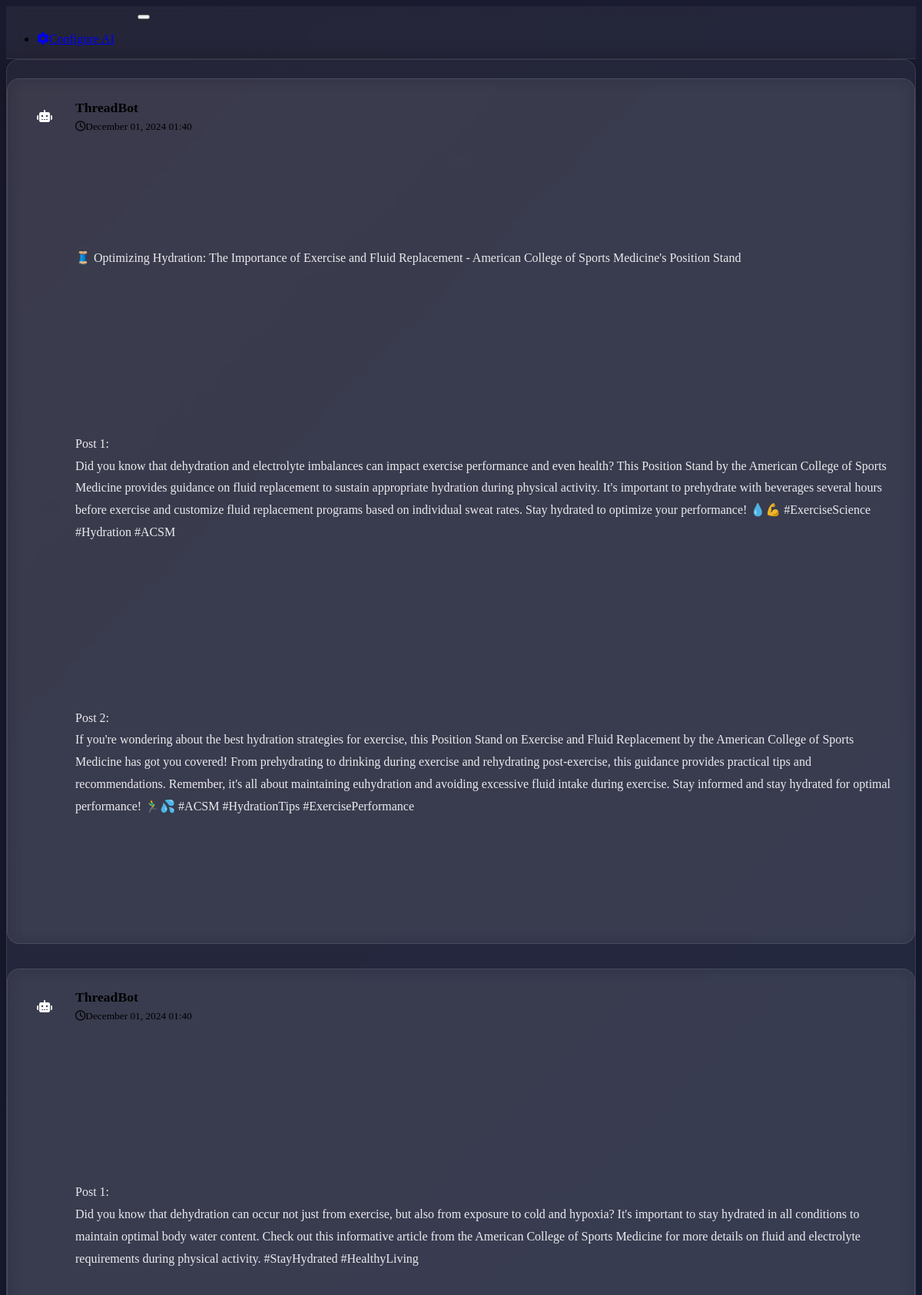
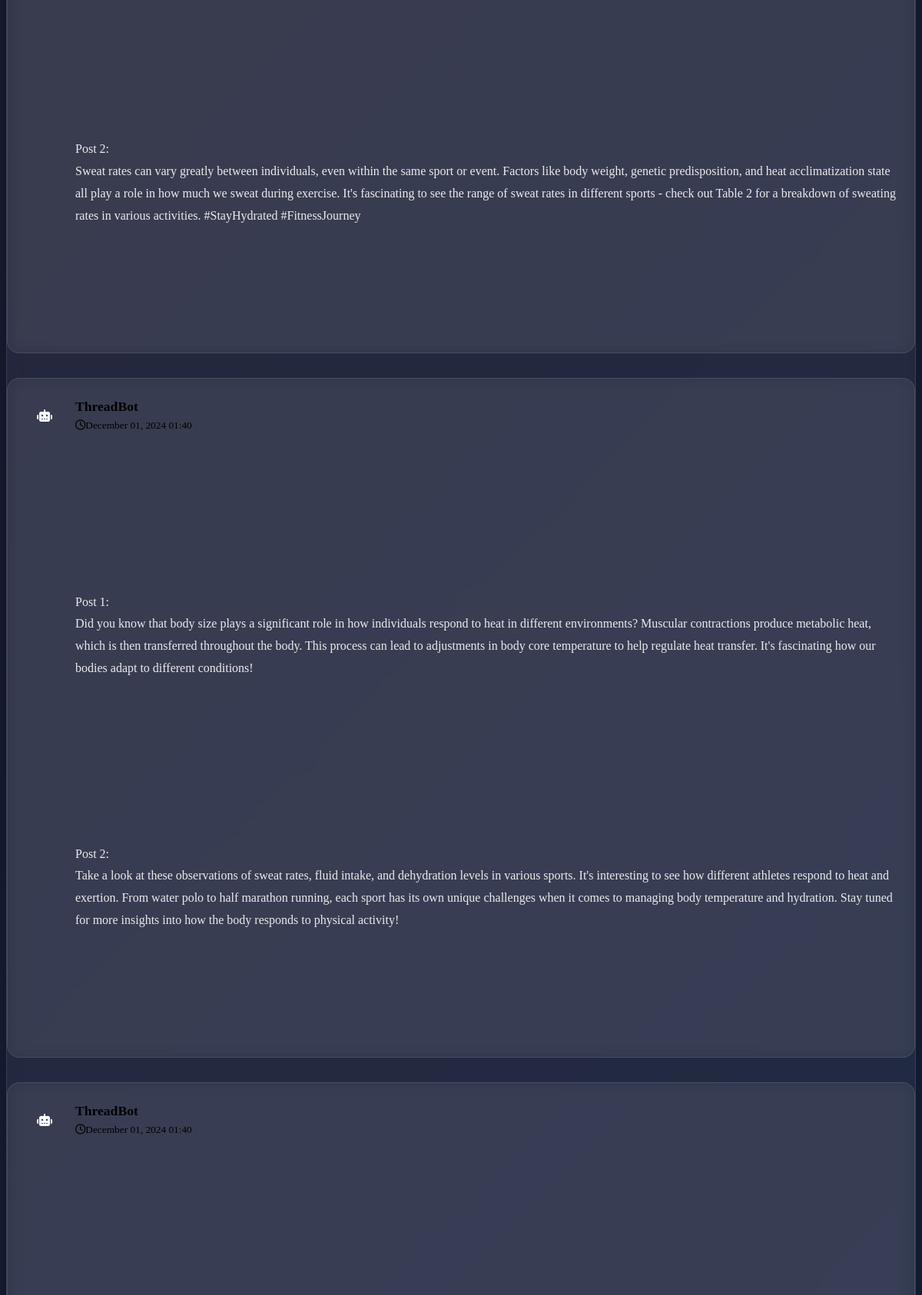
The app's page /thread/2 (upper part) with its own data (2 pictures, top to bottom).
### models.py (models this page shows)
class ThreadPost(db.Model):
    id = db.Column(db.Integer, primary_key=True)
    thread_id = db.Column(db.Integer, db.ForeignKey('thread.id'), nullable=False)
    content = db.Column(db.Text, nullable=False)
    created_at = db.Column(db.DateTime, default=datetime.utcnow)

class Thread(db.Model):
    id = db.Column(db.Integer, primary_key=True)
    title = db.Column(db.String(200), nullable=False)
    created_at = db.Column(db.DateTime, default=datetime.utcnow)
    posts = db.relationship('ThreadPost', backref='thread', lazy=True)

### app.py (the view)
@app.route('/thread/<int:thread_id>')
def view_thread(thread_id):
    thread = Thread.query.get_or_404(thread_id)
    return render_template('thread.html', thread=thread)

### templates/thread.html (shortened to what this page needs)
{% extends "base.html" %}
{% block content %}
<div class="row justify-content-center">
    <div class="col-md-8">
        <div class="card">
            <div class="card-body">
                <div class="thread-container">
                    {% for post in thread.posts %}
                    <div class="thread-post">
                        <div class="thread-post-header">
                            <div class="avatar">
                                <i class="fas fa-robot"></i>
                            </div>
                            <div class="post-meta">
                                <div class="username">ThreadBot</div>
                                <small class="text-muted">
                                    <i class="far fa-clock me-1"></i>{{ post.created_at.strftime('%B %d, %Y %H:%M') }}
                                </small>
                            </div>
                        </div>
                        <div class="post-content">
                            {% if loop.first %}
                                {% set cleaned_title = thread.title | replace('**', '') | replace('*', '') | replace('"', '') | trim %}
                                <p>🧵 {{ cleaned_title }}</p>
                            {% endif %}
                            {% for line in post.content.split('\n\n') %}
                                {% if line.strip() %}
                                    {% set cleaned_line = line | replace('**', '') | replace('*', '') | replace('"', '') | trim %}
                                    <p>{{ cleaned_line }}</p>
                                {% endif %}
                            {% endfor %}
                        </div>
                        <div class="thread-connector"></div>
                    </div>
                    {% endfor %}
                </div>
            </div>
        </div>
    </div>
</div>
{% endblock %}

### templates/base.html (shortened to what this page needs)
<!DOCTYPE html>
<html lang="en" data-bs-theme="dark">
<head>
    <link rel="stylesheet" href="https://cdn.replit.com/agent/bootstrap-agent-dark-theme.min.css">
    <link rel="stylesheet" href="https://cdnjs.cloudflare.com/ajax/libs/font-awesome/6.4.0/css/all.min.css">
    <link rel="stylesheet" href="{{ url_for('static', filename='css/custom.css') }}">
</head>
<body>
    <nav class="navbar navbar-expand-lg navbar-dark">
        <div class="container">
            <a class="navbar-brand" href="{{ url_for('index') }}">
                <i class="fas fa-robot me-2"></i>AI Thread Generator
            </a>
            <button class="navbar-toggler" type="button" data-bs-toggle="collapse" data-bs-target="#navbarNav" aria-controls="navbarNav" aria-expanded="false" aria-label="Toggle navigation">
            </button>
            <div class="collapse navbar-collapse" id="navbarNav">
                <ul class="navbar-nav">
                    <li class="nav-item">
                        <a class="nav-link" href="{{ url_for('configure') }}">
                            <i class="fas fa-cog me-1"></i>Configure AI
                        </a>
                    </li>
                </ul>
            </div>
        </div>
    </nav>
    <main class="container my-4">
        {% block content %}{% endblock %}
    </main>
</body>
</html>

### static/css/custom.css (style rules this page uses)
:root { --glass-bg: rgba(255, 255, 255, 0.05); --glass-border: rgba(255, 255, 255, 0.1); --glass-shadow: 0 8px 32px 0 rgba(0, 0, 0, 0.36); }
body { background: linear-gradient(135deg, #1a1a2e 0%, #16213e 100%); min-height: 100vh; }
.card { background: var(--glass-bg) !important; backdrop-filter: blur(10px); border: 1px solid var(--glass-border) !important; box-shadow: var(--glass-shadow); border-radius: 16px !important; }
.thread-container { padding: 1.5rem 0; }
.thread-post { position: relative; margin-bottom: 2rem; padding: 1.5rem; background: var(--glass-bg); backdrop-filter: blur(10px); border: 1px solid var(--glass-border); border-radius: 16px; transition: transform 0.3s ease, box-shadow 0.3s ease; }
.thread-post-header { display: flex; align-items: center; margin-bottom: 1rem; }
.avatar { width: 48px; height: 48px; border-radius: 50%; background: linear-gradient(135deg, var(--bs-primary) 0%, var(--bs-info) 100%); color: white; display: flex; align-items: center; justify-content: center; font-weight: bold; margin-right: 1rem; box-shadow: 0 4px 12px rgba(var(--bs-primary-rgb), 0.3); }
.post-meta { flex: 1; }
.username { font-weight: 600; font-size: 1.1rem; margin-bottom: 0.25rem; color: var(--bs-primary); }
.post-content { margin-left: 4rem; white-space: pre-wrap; line-height: 1.8; color: rgba(255, 255, 255, 0.9); }
.post-content p { margin-bottom: 1.5rem; }
.thread-connector { position: absolute; left: 24px; top: 70px; bottom: -30px; width: 2px; background: linear-gradient(to bottom, var(--bs-primary), transparent); display: none; }
.thread-post:not(:last-child) .thread-connector { display: block; }
.navbar { background: var(--glass-bg) !important; backdrop-filter: blur(10px); border-bottom: 1px solid var(--glass-border); }
.navbar-brand { font-weight: 600; background: linear-gradient(135deg, var(--bs-primary) 0%, var(--bs-info) 100%); -webkit-background-clip: text; -webkit-text-fill-color: transparent; }
.nav-link { font-weight: 500; transition: color 0.3s ease; }

### records on screen
ThreadPost: created_at "December 01, 2024 01:40", cleaned_line "Post 1: Did you know that dehydration and electrolyte imbalances can impact exercise performance and even health? This Position Stand by the American College of Sports Medicine provides guidance on fluid replacement to sustain appropriate hydration during physical activity. It's important to prehydrate with beverages several hours before exercise and customize fluid replacement programs based on individual sweat rates. Stay hydrated to optimize your performance! 💧💪 #ExerciseScience #Hydration #ACSM" "Post 2: If you're wondering about the best hydration strategies for exercise, this Position Stand on Exercise and Fluid Replacement by the American College of Sports Medicine has got you covered! From prehydrating to drinking during exercise and rehydrating post-exercise, this guidance provides practical tips and recommendations. Remember, it's all about maintaining euhydration and avoiding excessive fluid intake during exercise. Stay informed and stay hydrated for optimal performance! 🏃‍♂️💦 #ACSM #HydrationTips #ExercisePerformance"
Thread: title "Optimizing Hydration: The Importance of Exercise and Fluid Replacement - American College of Sports Medicine's Position Stand"
ThreadPost: created_at "December 01, 2024 01:40", cleaned_line "Post 1: Did you know that dehydration can occur not just from exercise, but also from exposure to cold and hypoxia? It's important to stay hydrated in all conditions to maintain optimal body water content. Check out this informative article from the American College of Sports Medicine for more details on fluid and electrolyte requirements during physical activity. #StayHydrated #HealthyLiving" "Post 2: Sweat rates can vary greatly between individuals, even within the same sport or event. Factors like body weight, genetic predisposition, and heat acclimatization state all play a role in how much we sweat during exercise. It's fascinating to see the range of sweat rates in different sports - check out Table 2 for a breakdown of sweating rates in various activities. #StayHydrated #FitnessJourney"
ThreadPost: created_at "December 01, 2024 01:40", cleaned_line "Post 1: Did you know that body size plays a significant role in how individuals respond to heat in different environments? Muscular contractions produce metabolic heat, which is then transferred throughout the body. This process can lead to adjustments in body core temperature to help regulate heat transfer. It's fascinating how our bodies adapt to different conditions!" "Post 2: Take a look at these observations of sweat rates, fluid intake, and dehydration levels in various sports. It's interesting to see how different athletes respond to heat and exertion. From water polo to half marathon running, each sport has its own unique challenges when it comes to managing body temperature and hydration. Stay tuned for more insights into how the body responds to physical activity!"
ThreadPost: created_at "December 01, 2024 01:40"
